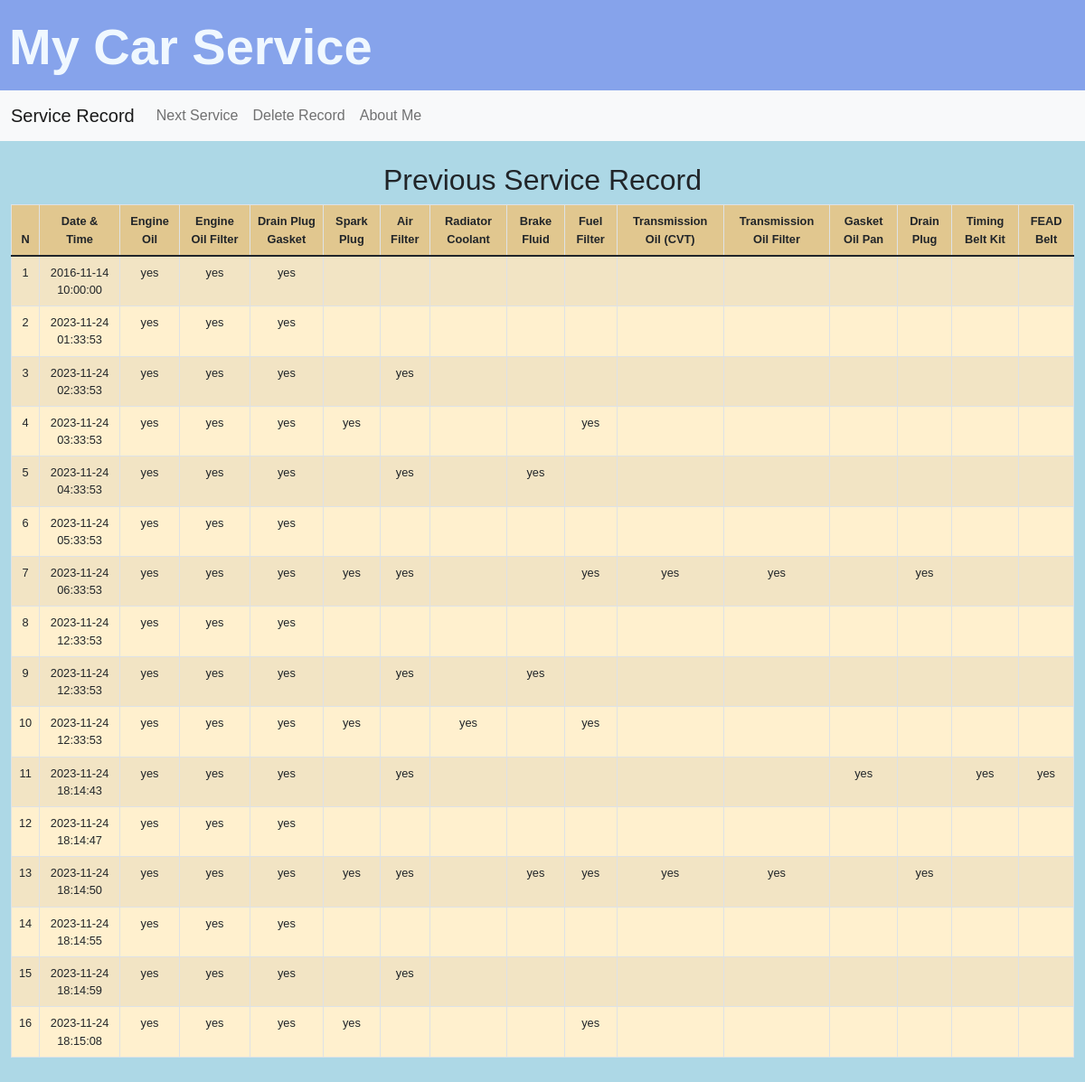
The app's page /, older data.
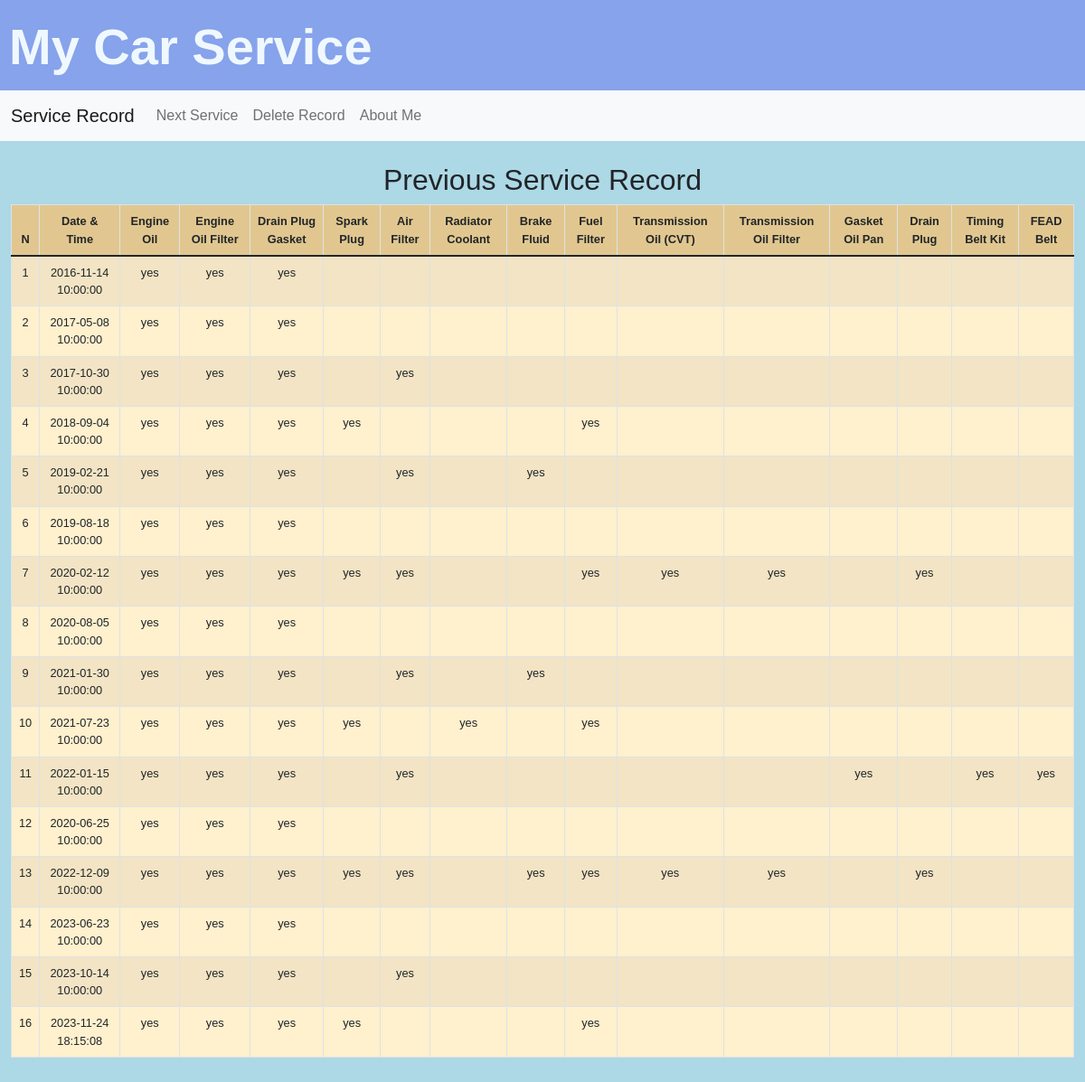
The same page, newer data.
### tables this page shows
CREATE TABLE periodic_service(
    n INTEGER PRIMARY KEY NOT NULL,
    engine_oil INTEGER NOT NULL,
    engine_oil_filter INTEGER NOT NULL,
    drain_plug_gasket INTEGER NOT NULL,
    spark_plug INTEGER NOT NULL,
    air_filter INTEGER NOT NULL,
    radiator_coolant INTEGER NOT NULL,
    brake_fluid INTEGER NOT NULL,
    fuel_filter INTEGER NOT NULL,
    transmission_oil_cvt INTEGER NOT NULL,
    transmission_oil_filter INTEGER NOT NULL,
    gasket_oil_pan INTEGER NOT NULL,
    drain_plug INTEGER NOT NULL,
    timing_belt_kit INTEGER NOT NULL,
    fead_belt INTEGER NOT NULL,
    "timestamp" DATETIME DEFAULT (datetime(CURRENT_TIMESTAMP, 'localtime'))
);

### app.py (the view)
@app.route("/")
def index():
    conn = sqlite3.connect('car.db')
    cursor = conn.cursor()
    cursor.execute("SELECT * FROM periodic_service")
    res = cursor.fetchall();
    conn.close()
    histories = []
    for i in range (len(res)):
        sch =['n','engine_oil','engine_oil_filter','drain_plug_gasket','spark_plug','air_filter','radiator_coolant','brake_fluid','fuel_filter','transmission_oil_cvt','transmission_oil_filter','gasket_oil_pan','drain_plug','timing_belt_kit','fead_belt','datetime']
        mod1 = ["yes" if value == 1
            else value for value in res[i]]
        mod2 = [" " if value == 0
            else value for value in mod1]
        dic = dict(zip(sch,mod2))
        histories.append(dic)
    return render_template("index.html", histories=histories)

### templates/index.html (shortened to what this page needs)
{% extends "layout.html" %}
{% block main %}
<h2>Previous Service Record</h2>
<div class="table-responsive-lg">
  <table class="table table-bordered table-striped">
      <thead>
          <tr class="table-header">
            <th scope="col">N</th>
            <th scope="col">Date & Time</th>
            <th scope="col">Engine Oil</th>
            <th scope="col">Engine Oil Filter</th>
            <th scope="col">Drain Plug Gasket</th>
            <th scope="col">Spark Plug</th>
            <th scope="col">Air Filter</th>
            <th scope="col">Radiator Coolant</th>
            <th scope="col">Brake Fluid</th>
            <th scope="col">Fuel Filter</th>
            <th scope="col">Transmission Oil (CVT)</th>
            <th scope="col">Transmission Oil Filter</th>
            <th scope="col">Gasket Oil Pan</th>
            <th scope="col">Drain Plug</th>
            <th scope="col">Timing Belt Kit</th>
            <th scope="col">FEAD Belt</th>
          </tr>
      </thead>
      <tbody>
        <tr>
          <td>1</td>
          <td>2016-11-14 10:00:00</td>
          <td>yes</td>
          <td>yes</td>
          <td>yes</td>
          <td> </td>
          <td> </td>
          <td> </td>
          <td> </td>
          <td> </td>
          <td> </td>
          <td> </td>
          <td> </td>
          <td> </td>
          <td> </td>
          <td> </td>
        </tr>
          {% for history in histories[1:]:  %}
          <tr>
            <td>{{ history.n }}</td>
            <td>{{ history.datetime }}</td>
            <td>{{ history.engine_oil }}</td>
            <td>{{ history.engine_oil_filter }}</td>
            <td>{{ history.drain_plug_gasket }}</td>
            <td>{{ history.spark_plug }}</td>
            <td>{{ history.air_filter }}</td>
            <td>{{ history.radiator_coolant }}</td>
            <td>{{ history.brake_fluid }}</td>
            <td>{{ history.fuel_filter }}</td>
            <td>{{ history.transmission_oil_cvt }}</td>
            <td>{{ history.transmission_oil_filter }}</td>
            <td>{{ history.gasket_oil_pan }}</td>
            <td>{{ history.drain_plug }}</td>
            <td>{{ history.timing_belt_kit }}</td>
            <td>{{ history.fead_belt }}</td>
          </tr>
          {% endfor %}
      </tbody>
  </table>
</div>
{% endblock %}

### templates/layout.html (shortened to what this page needs)
<!DOCTYPE html>
<html lang="en">
    <head>
        <link href="https://cdn.jsdelivr.net/npm/bootstrap@5.1.3/dist/css/bootstrap.min.css" rel="stylesheet">
        <link rel="stylesheet" href="../static/style.css">
    </head>
    <body>
      <div class="apptitle">My Car Service</div>
        <nav class="navbar navbar-expand-sm navbar-light bg-light">
            <div class="container-fluid">
              <a class="navbar-brand" href="/">Service Record</a>
              <div class="collapse navbar-collapse" id="navbarNav">
                <ul class="navbar-nav">
                  <li class="nav-item">
                    <a class="nav-link" href="/next_service">Next Service</a>
                  </li>
                  <li class="nav-item">
                    <a class="nav-link" href="/delete_record">Delete Record</a>
                  </li>
                  <li class="nav-item">
                    <a class="nav-link" href="/about_me">About Me</a>
                  </li>
                </ul>
              </div>
            </div>
          </nav>
        <main class="container-fluid py-4 text-center">
            {% block main %} {% endblock %}
        </main>
    </body>
</html>

### static/style.css (style rules this page uses)
body { background-color: lightblue; font-family: Arial, Helvetica, sans-serif; }
.apptitle { height: 100px; width: 100%; background-color: #86a3eb; font-size: 3.5rem; font-weight: bold; color: aliceblue; padding: 10px; }
.table { background-color: #FFF0CE; }
.table-header { background-color: #E1C78F; }
@media (max-width: 1200px) { .table { font-size: 0.8rem; } }

Row changes from the older to the newer data that the page shows:
changed periodic_service id 2: datetime "2023-11-24 01:33:53" → "2017-05-08 10:00:00"
changed periodic_service id 3: datetime "2023-11-24 02:33:53" → "2017-10-30 10:00:00"
changed periodic_service id 4: datetime "2023-11-24 03:33:53" → "2018-09-04 10:00:00"
changed periodic_service id 5: datetime "2023-11-24 04:33:53" → "2019-02-21 10:00:00"
changed periodic_service id 6: datetime "2023-11-24 05:33:53" → "2019-08-18 10:00:00"
changed periodic_service id 7: datetime "2023-11-24 06:33:53" → "2020-02-12 10:00:00"
changed periodic_service id 8: datetime "2023-11-24 12:33:53" → "2020-08-05 10:00:00"
changed periodic_service id 9: datetime "2023-11-24 12:33:53" → "2021-01-30 10:00:00"
changed periodic_service id 10: datetime "2023-11-24 12:33:53" → "2021-07-23 10:00:00"
changed periodic_service id 11: datetime "2023-11-24 18:14:43" → "2022-01-15 10:00:00"
changed periodic_service id 12: datetime "2023-11-24 18:14:47" → "2020-06-25 10:00:00"
changed periodic_service id 13: datetime "2023-11-24 18:14:50" → "2022-12-09 10:00:00"
changed periodic_service id 14: datetime "2023-11-24 18:14:55" → "2023-06-23 10:00:00"
changed periodic_service id 15: datetime "2023-11-24 18:14:59" → "2023-10-14 10:00:00"
